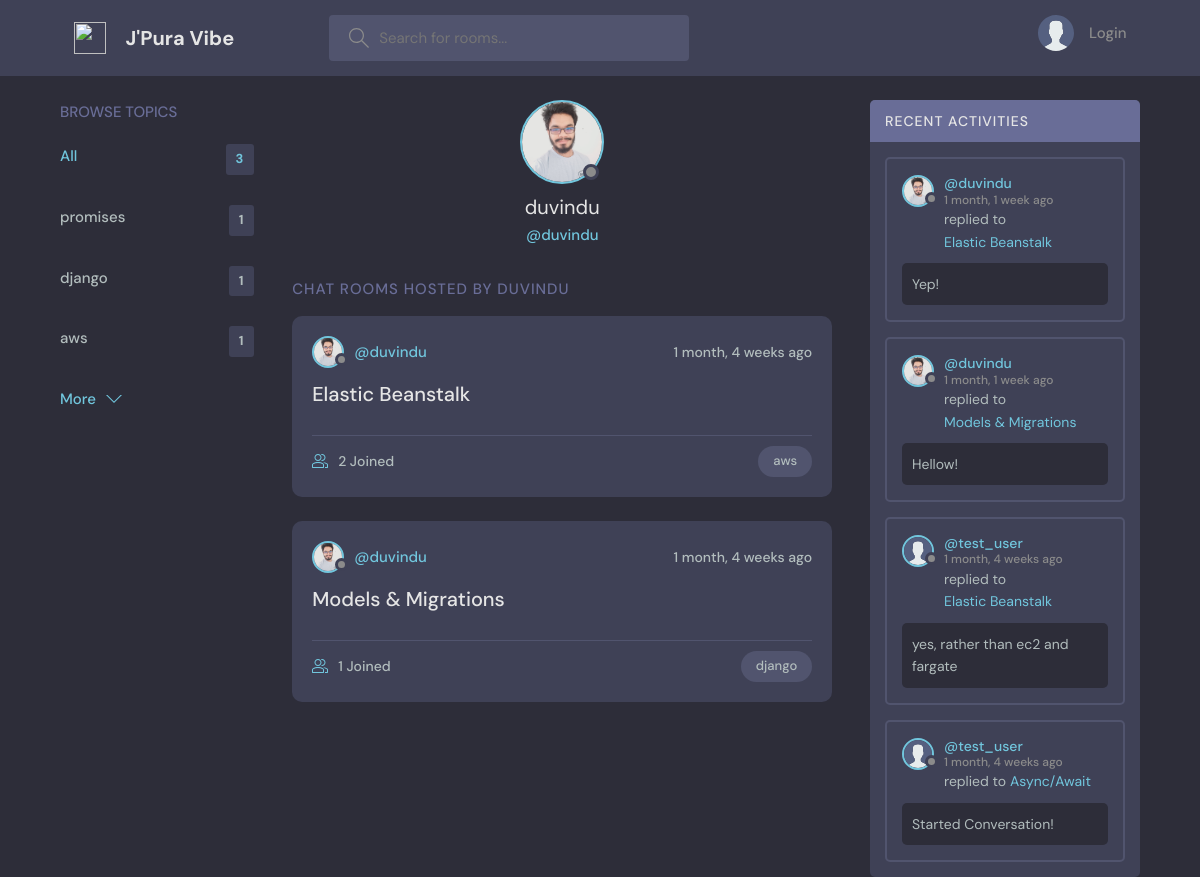
The page /profile/duvindu/ on the database its author committed.
### home/models.py (models this page shows, shortened)
class Topic(models.Model):
    name = models.CharField(max_length=200)

class Profile(models.Model):
    user = models.OneToOneField(User, on_delete=models.CASCADE)
    image = models.ImageField(upload_to='profile_pics/', null=True)

class Room(models.Model):
    host = models.ForeignKey(User, on_delete=models.CASCADE)
    topic = models.ForeignKey(Topic, on_delete=models.CASCADE)
    name = models.CharField(max_length=200)
    description = models.TextField(blank=True, null=True)
    participants = models.ManyToManyField(User, related_name='participants')
    created = models.DateTimeField(auto_now_add=True)
    class Meta:
        ordering = ['-created']

class Message(models.Model):
    user = models.ForeignKey(User, on_delete=models.CASCADE)
    room = models.ForeignKey(Room, on_delete=models.CASCADE)
    body = models.TextField()
    created = models.DateTimeField(auto_now_add=True)
    class Meta:
        ordering = ['-created']

### home/views.py (the view)
# urls.py: path('profile/<str:username>/', profile, name = 'profile'),
def profile(request, username):
    current_user = User.objects.get(username = username)
    rooms = current_user.room_set.all()
    activities = Message.objects.all()
    topics = Topic.objects.all()
    context = {'current_user':current_user, 'rooms':rooms, 'activities':activities, 'topics':topics}
    return render(request, 'home/profile.html', context)

### home/templates/home/profile.html (shortened to what this page needs)
{% extends 'base.html' %}
{% load static %}
{% block content %}
  <main class="profile-page layout layout--3">
    <div class="container">
        {% include 'home/c1-topic.html' %}
      <div class="roomList">
        <div class="profile">
          <div class="profile__avatar">
          {% if request.user == current_user %}
           {% if current_user.profile.image %}
            <div class="avatar avatar--large active">
              <img src="{{current_user.profile.image.url}}" />
            </div>
           {% else %}
            <div class="avatar avatar--large active">
              <img src="{% static 'images/avatar.svg' %}" />
            </div>
           {% endif %}
          {% else %}
           {% if current_user.profile.image %}
            <div class="avatar avatar--large ">
              <img src="{{current_user.profile.image.url}}" />
            </div>
           {% else %}
            <div class="avatar avatar--large ">
              <img src="{% static 'images/avatar.svg' %}" />
            </div>
           {% endif %}
          {% endif %}
          </div>
          <div class="profile__info">
            <h3>{{current_user.username}}</h3>
            <p>@{{current_user.username}}</p>
            </div>
        </div>
        <div class="roomList__header">
          <div>
            <h2>Chat Rooms Hosted by {{current_user.username}}</a>
            </h2>
          </div>
        </div>
        {% include 'home/c2-feed.html' %}
      </div>
      {% include 'home/c3-activity.html' %}
    </div>
  </main>
{% endblock content %}

### templates/base.html (shortened to what this page needs)
{% load static %}
<!DOCTYPE html>
<html lang="en">
  <head>
    <link rel="stylesheet" href="{% static 'css/style.css' %}">
    <link rel="stylesheet" href="{% static 'css/custom.css' %}">
  </head>
  <body>
    {% include 'navbar.html' %}
    {% block content %}
    {% endblock content %}
  </body>
</html>

### templates/navbar.html (shortened to what this page needs)
    {% load static %}
    <header class="header header--loggedIn">
      <div class="container">
        <a href="{% url 'home' %}" class="header__logo">
          <img src="{% static 'images/logo.png' %}" />
          <h1>J'Pura Vibe</h1>
        </a>
        <form class="header__search" method="GET" action="{% url 'home' %}">
          <label>
            <input name="q" placeholder="Search for rooms..." />
          </label>
        </form>
        <nav class="header__menu">
          {% if request.user.is_authenticated %}
              <div class="header__user">
                <a href="{% url 'profile' request.user.username %}">
                 {% if request.user.profile.image %}
                  <div class="avatar avatar--medium active">
                    <img src="{{request.user.profile.image.url}}" />
                  </div>
                 {% else %}
                  <div class="avatar avatar--medium active">
                    <img src="{% static 'images/avatar.svg' %}" />
                  </div>
                 {% endif %}
                  <p>{{request.user.username}} <span>@{{request.user.username}}</span></p>
                </a>
                <button class="dropdown-button">
                  <svg version="1.1" xmlns="http://www.w3.org/2000/svg" width="32" height="32" viewBox="0 0 32 32">
                    <title>chevron-down</title>
                    <path d="M16 21l-13-13h-3l16 16 16-16h-3l-13 13z"></path>
                  </svg>
                </button>
              </div>
              <div class="dropdown-menu">
                <a href="{% url 'profile-update' request.user.username %}" class="dropdown-link"
                  ><svg version="1.1" xmlns="http://www.w3.org/2000/svg" width="32" height="32" viewBox="0 0 32 32">
                    <title>tools</title>
                    <path
                      d="M27.465 32c-1.211 0-2.35-0.471-3.207-1.328l-9.392-9.391c-2.369 0.898-4.898 0.951-7.355 0.15-3.274-1.074-5.869-3.67-6.943-6.942-0.879-2.682-0.734-5.45 0.419-8.004 0.135-0.299 0.408-0.512 0.731-0.572 0.32-0.051 0.654 0.045 0.887 0.277l5.394 5.395 3.586-3.586-5.394-5.395c-0.232-0.232-0.336-0.564-0.276-0.887s0.272-0.596 0.572-0.732c2.552-1.152 5.318-1.295 8.001-0.418 3.274 1.074 5.869 3.67 6.943 6.942 0.806 2.457 0.752 4.987-0.15 7.358l9.392 9.391c0.844 0.842 1.328 2.012 1.328 3.207-0 2.5-2.034 4.535-4.535 4.535zM15.101 19.102c0.26 0 0.516 0.102 0.707 0.293l9.864 9.863c0.479 0.479 1.116 0.742 1.793 0.742 1.398 0 2.535-1.137 2.535-2.535 0-0.668-0.27-1.322-0.742-1.793l-9.864-9.863c-0.294-0.295-0.376-0.74-0.204-1.119 0.943-2.090 1.061-4.357 0.341-6.555-0.863-2.631-3.034-4.801-5.665-5.666-1.713-0.561-3.468-0.609-5.145-0.164l4.986 4.988c0.391 0.391 0.391 1.023 0 1.414l-5 5c-0.188 0.188-0.441 0.293-0.707 0.293s-0.52-0.105-0.707-0.293l-4.987-4.988c-0.45 1.682-0.397 3.436 0.164 5.146 0.863 2.631 3.034 4.801 5.665 5.666 2.2 0.721 4.466 0.604 6.555-0.342 0.132-0.059 0.271-0.088 0.411-0.088z"
                    ></path>
                  </svg>
                  Settings</a>
                <a href="{% url 'logout' %}" class="dropdown-link">
                  <svg version="1.1" xmlns="http://www.w3.org/2000/svg" width="32" height="32" viewBox="0 0 32 32">
                    <title>sign-out</title>
                    <path
                      d="M3 0h22c0.553 0 1 0 1 0.553l-0 3.447h-2v-2h-20v28h20v-2h2l0 3.447c0 0.553-0.447 0.553-1 0.553h-22c-0.553 0-1-0.447-1-1v-30c0-0.553 0.447-1 1-1z"
                    ></path>
                    <path
                      d="M21.879 21.293l1.414 1.414 6.707-6.707-6.707-6.707-1.414 1.414 4.293 4.293h-14.172v2h14.172l-4.293 4.293z"
                    ></path>
                  </svg>
                  Logout</a>
              </div>
          {% else %}
          <a href="{% url 'login' %}">
            <img src="{% static 'images/avatar.svg' %}" />
            <p>Login</p>
          </a>
          {% endif %}
        </nav>
      </div>
    </header>

### home/templates/home/c1-topic.html
        <div class="topics">
          <div class="topics__header">
            <h2>Browse Topics</h2>
          </div>
          <ul class="topics__list">
            <li>
              <a href="{% url 'home' %}" class="active">All <span>{{topics.count}}</span></a>
            </li>
            {% for topic in topics %}
                <li>
                    <a href="{% url 'home' %}?q={{topic.name}}">{{topic.name}} <span>{{topic.room_set.all.count}}</span></a>
                </li>
            {% endfor %}
          </ul>
          <a class="btn btn--link" href="{% url 'topic-view' %}">
            More
            <svg version="1.1" xmlns="http://www.w3.org/2000/svg" width="32" height="32" viewBox="0 0 32 32">
              <title>chevron-down</title>
              <path d="M16 21l-13-13h-3l16 16 16-16h-3l-13 13z"></path>
            </svg>
          </a>
        </div>

### home/templates/home/c2-feed.html (shortened to what this page needs)
{% load static %}
        {% for room in rooms %}
          <div class="roomListRoom">
            <div class="roomListRoom__header">
              <a href="{% url 'profile' room.host.username %}" class="roomListRoom__author">
                {% if request.user == room.host %}
                  {% if room.host.profile.image %}
                    <div class="avatar avatar--small active">
                      <img src="{{room.host.profile.image.url}}" />
                    </div>
                  {% else %}
                    <div class="avatar avatar--small active">
                      <img src="{% static 'images/avatar.svg' %}" />
                    </div>
                  {% endif %}
                {% else %}
                  {% if room.host.profile.image %}
                    <div class="avatar avatar--small">
                      <img src="{{room.host.profile.image.url}}" />
                    </div>
                  {% else %}
                    <div class="avatar avatar--small">
                      <img src="{% static 'images/avatar.svg' %}" />
                    </div>
                  {% endif %}
                {% endif %}
                <span>@{{room.host.username}}</span>
              </a>
              <div class="roomListRoom__actions">
                <span>{{room.created|timesince}} ago</span>
              </div>
            </div>
            <div class="roomListRoom__content">
              <a href="{% url 'room' room.id %}">{{room.name}}</a>
            </div>
            <div class="roomListRoom__meta">
              <a href="{% url 'room' room.id %}" class="roomListRoom__joined">
                {{room.participants.all.count}} Joined
              </a>
              <p class="roomListRoom__topic">{{room.topic.name}}</p>
            </div>
          </div>
        {% endfor %}

### home/templates/home/c3-activity.html (shortened to what this page needs)
{% load static %}
        <div class="activities">
          <div class="activities__header">
            <h2>Recent Activities</h2>
          </div>
            {% for activity in activities %}
                <div class="activities__box">
                    <div class="activities__boxHeader roomListRoom__header">
                    <a href="{% url 'profile' activity.user.username %}" class="roomListRoom__author">
                        {% if request.user == activity.user %}
                         {% if activity.user.profile.image %}
                            <div class="avatar avatar--small active">
                                <img src="{{activity.user.profile.image.url}}" />
                            </div>
                         {% else %}
                            <div class="avatar avatar--small active">
                                <img src="{% static 'images/avatar.svg' %}" />
                            </div>
                         {% endif %}
                        {% else %}
                         {% if activity.user.profile.image %}
                            <div class="avatar avatar--small">
                                <img src="{{activity.user.profile.image.url}}" />
                            </div>
                         {% else %}
                            <div class="avatar avatar--small">
                                <img src="{% static 'images/avatar.svg' %}" />
                            </div>
                         {% endif %}
                        {% endif %}
                        <p>
                        @{{activity.user.username}}
                        <span>{{activity.created|timesince}} ago</span>
                        </p>
                    </a>
                    </div>
                    <div class="activities__boxContent">
                    <p>replied to <a href="{% url 'room' activity.room.pk %}">{{activity.room.name}}</a></p>
                    <div class="activities__boxRoomContent">
                        {{activity.body}}
                    </div>
                    </div>
                </div>
            {% endfor %}
        </div>

### rows shown on the page
Topic: name "promises", room_set.all.count "1"
Topic: name "django", room_set.all.count "1"
Topic: name "aws", room_set.all.count "1"
Room: host.profile.image (picture), host.username "duvindu", created "1 month, 4 weeks", name "Elastic Beanstalk", participants.all.count "2", topic.name "aws"
Room: host.profile.image (picture), host.username "duvindu", created "1 month, 4 weeks", name "Models & Migrations", participants.all.count "1", topic.name "django"
Message: user.profile.image (picture), user.username "duvindu", created "1 month, 1 week", room.name "Elastic Beanstalk", body "Yep!"
Message: user.profile.image (picture), user.username "duvindu", created "1 month, 1 week", room.name "Models & Migrations", body "Hellow!"
Message: user.username "test_user", created "1 month, 4 weeks", room.name "Elastic Beanstalk", body "yes, rather than ec2 and fargate"
Message: user.username "test_user", created "1 month, 4 weeks", room.name "Async/Await", body "Started Conversation!"

### other values the page prints
{{ topics.count }} "3"
{{ current_user.username }} "duvindu"
{{ current_user.username }} "DUVINDU"
